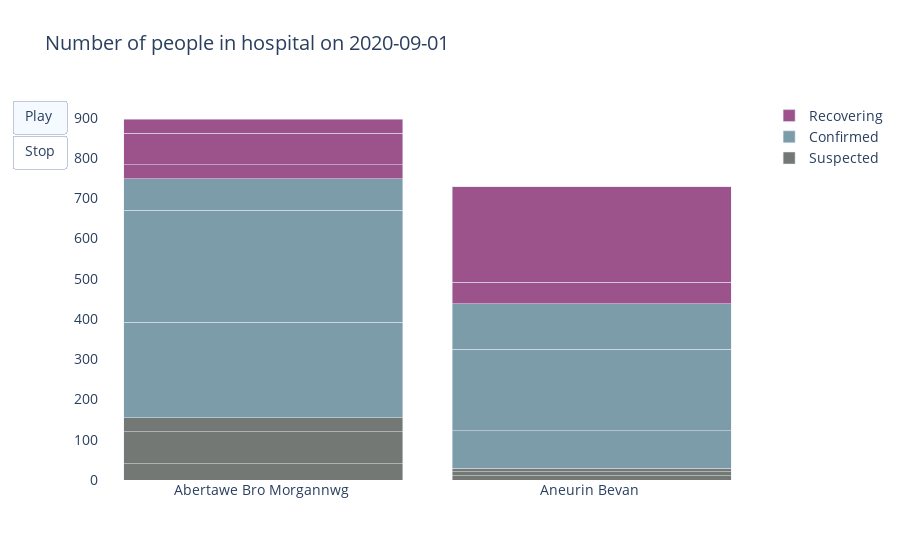

The notebook cell this image was saved under:
### Code cell
# RECREATING THE CHART WITHOUT SORTING

title = "Number of people in hospital on "

color_map = dict(
    Suspected = '#747875',
    Confirmed = '#7d9caa',
    Recovering = '#9C528B'
)

frames = []
hover_template = '%{x[1]}: %{y}'

for day in df.date.unique():
    today = df_fixed[df_fixed['date'] == day]
    x = today['health_board'].unique()
    y_data = {}
    # extract count of different covid patients
    y_data['Suspected'] = today[today['covid_status']=='Suspected']['count'].tolist()
    y_data['Confirmed'] = today[today['covid_status']=='Confirmed']['count'].tolist()
    y_data['Recovering'] = today[today['covid_status']=='Recovering']['count'].tolist()
    # add them together for purpose of ordering bars
    y_tot = [y_data['Recovering'][i] + y_data['Confirmed'][i] + y_data['Suspected'][i] for i in range(len(y_data['Recovering']))]
    # create frame
    frame = go.Frame(
        data = [
            go.Bar(
            name = stat, x = x, y = y_data[stat], marker_color = color_map[stat], hovertemplate = hover_template
            ) for stat in ['Suspected', 'Confirmed', 'Recovering']  
        ],
        layout=go.Layout(font={'size': 14},
                             plot_bgcolor = '#FFFFFF',
                             bargap=0.15,
                             title=title + day,
                             yaxis = dict(range = [0,500]))
    )
    frames.append(frame)
    
# prepare data for day one
today = df_fixed[df_fixed['date'] == '2020-09-01']
x = today['health_board']

# set up first day
fig = go.Figure(
    data = [go.Bar(
            name = stat, x = x, y = y_data[stat], marker_color = color_map[stat], hovertemplate = hover_template
            ) for stat in ['Suspected', 'Confirmed', 'Recovering']  
            ], 
            frames = frames,
            # add layout
            layout=go.Layout(font={'size': 14}, plot_bgcolor = '#FFFFFF',
                bargap=0.15, title=title + '2020-09-01',
                # add buttons
                updatemenus=[dict(type="buttons",
                buttons=[dict(label="Play",
                                method="animate",
                                args=[None,{"frame": {"duration": 800, "redraw": True}, 
                                            "fromcurrent": True, "transition": {"duration": 500,
                                                                                "easing": "cubic"}}]),
                            dict(label="Stop",
                                method="animate",
                                args=[[None],
                                      {"frame": {"duration": 0, "redraw": False}, 
                                       "mode": "immediate","transition": {"duration": 0}}
                                     ]
                                )
                        ]
                                 )
                            ])
               )

fig.update_layout(barmode = 'stack')
fig.write_html('visualisations/hospitalisations_health_boards_nosort.html')
fig.show()

### Figure 1 — Plotly figure (JSON) as saved in the notebook; plotly's stock layout.template omitted (floating-point values rounded to 4 significant figures)
{"data": [{"hovertemplate": "%{x[1]}: %{y}", "marker": {"color": "#747875"}, "name": "Suspected", "type": "bar", "x": ["Abertawe Bro Morgannwg ", "Abertawe Bro Morgannwg ", "Abertawe Bro Morgannwg ", "Aneurin Bevan ", "Aneurin Bevan ", "Aneurin Bevan ", "Betsi Cadwaladr ", "Betsi Cadwaladr ", "Betsi Cadwaladr ", "Cardiff and Vale ", "Cardiff and Vale ", "Cardiff and Vale ", "Cwm Taf ", "Cwm Taf ", "Cwm Taf ", "Hywel Dda ", "Hywel Dda ", "Hywel Dda "], "y": [41, 79, 35, 11, 10, 8]}, {"hovertemplate": "%{x[1]}: %{y}", "marker": {"color": "#7d9caa"}, "name": "Confirmed", "type": "bar", "x": ["Abertawe Bro Morgannwg ", "Abertawe Bro Morgannwg ", "Abertawe Bro Morgannwg ", "Aneurin Bevan ", "Aneurin Bevan ", "Aneurin Bevan ", "Betsi Cadwaladr ", "Betsi Cadwaladr ", "Betsi Cadwaladr ", "Cardiff and Vale ", "Cardiff and Vale ", "Cardiff and Vale ", "Cwm Taf ", "Cwm Taf ", "Cwm Taf ", "Hywel Dda ", "Hywel Dda ", "Hywel Dda "], "y": [237, 278, 78, 93, 203, 113]}, {"hovertemplate": "%{x[1]}: %{y}", "marker": {"color": "#9C528B"}, "name": "Recovering", "type": "bar", "x": ["Abertawe Bro Morgannwg ", "Abertawe Bro Morgannwg ", "Abertawe Bro Morgannwg ", "Aneurin Bevan ", "Aneurin Bevan ", "Aneurin Bevan ", "Betsi Cadwaladr ", "Betsi Cadwaladr ", "Betsi Cadwaladr ", "Cardiff and Vale ", "Cardiff and Vale ", "Cardiff and Vale ", "Cwm Taf ", "Cwm Taf ", "Cwm Taf ", "Hywel Dda ", "Hywel Dda ", "Hywel Dda "], "y": [35, 79, 35, 53, 238, 0]}], "layout": {"bargap": 0.15, "barmode": "stack", "font": {"size": 14}, "plot_bgcolor": "#FFFFFF", "title": {"text": "Number of people in hospital on 2020-09-01"}, "updatemenus": [{"buttons": [{"args": [null, {"frame": {"duration": 800, "redraw": true}, "fromcurrent": true, "transition": {"duration": 500, "easing": "cubic"}}], "label": "Play", "method": "animate"}, {"args": [[null], {"frame": {"duration": 0, "redraw": false}, "mode": "immediate", "transition": {"duration": 0}}], "label": "Stop", "method": "animate"}], "type": "buttons"}]}}
